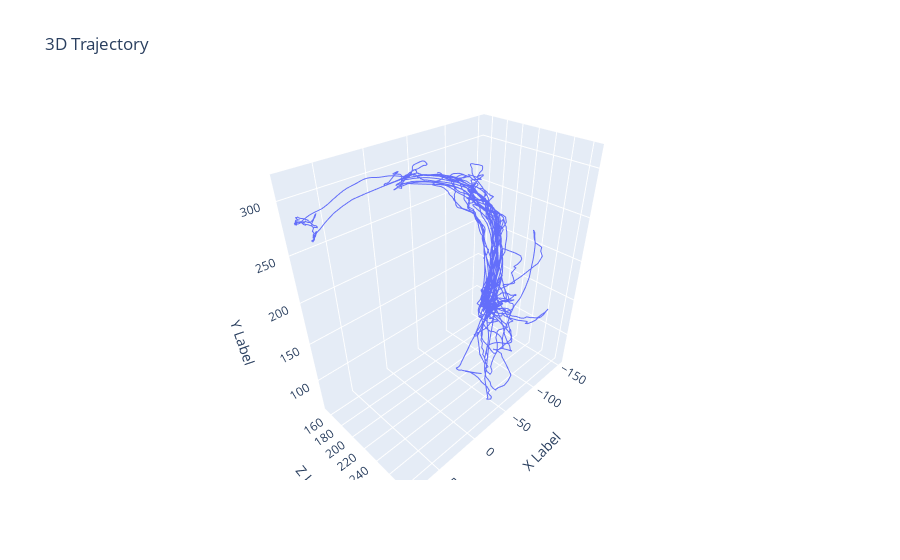

Write notebook code for a chart like this one.
### Code cell
import plotly.graph_objects as go

# Example 3D trajectory data
x = position_df['x'][trial][:,marker]
y = position_df['y'][trial][:,marker]
z = position_df['z'][trial][:,marker]

# Create a 3D scatter plot
fig = go.Figure(data=[go.Scatter3d(x=x, y=z, z=y, mode='lines', marker=dict(size=4))])

# Update layout
fig.update_layout(scene=dict(
                    xaxis_title='X Label',
                    yaxis_title='Z Label',
                    zaxis_title='Y Label'),
                  title='3D Trajectory')

# Show the plot
fig.show()

### Figure 1 — Plotly figure (JSON) as saved in the notebook; plotly's stock layout.template omitted (floating-point values rounded to 4 significant figures; data arrays with more than 128 entries replaced by an {"elided": "..."} marker saying what was removed)
{"data": [{"marker": {"size": 4}, "mode": "lines", "type": "scatter3d", "x": {"elided": "9222 float values"}, "y": {"elided": "9222 float values"}, "z": {"elided": "9222 float values"}}], "layout": {"scene": {"xaxis": {"title": {"text": "X Label"}}, "yaxis": {"title": {"text": "Z Label"}}, "zaxis": {"title": {"text": "Y Label"}}}, "title": {"text": "3D Trajectory"}}}
